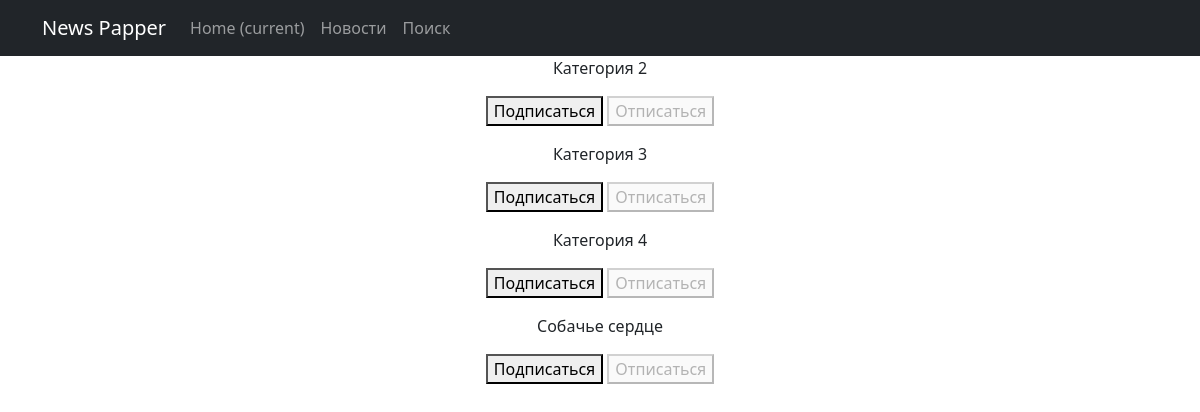
The page /subscriptions/ (signed in) on the database as committed earlier.
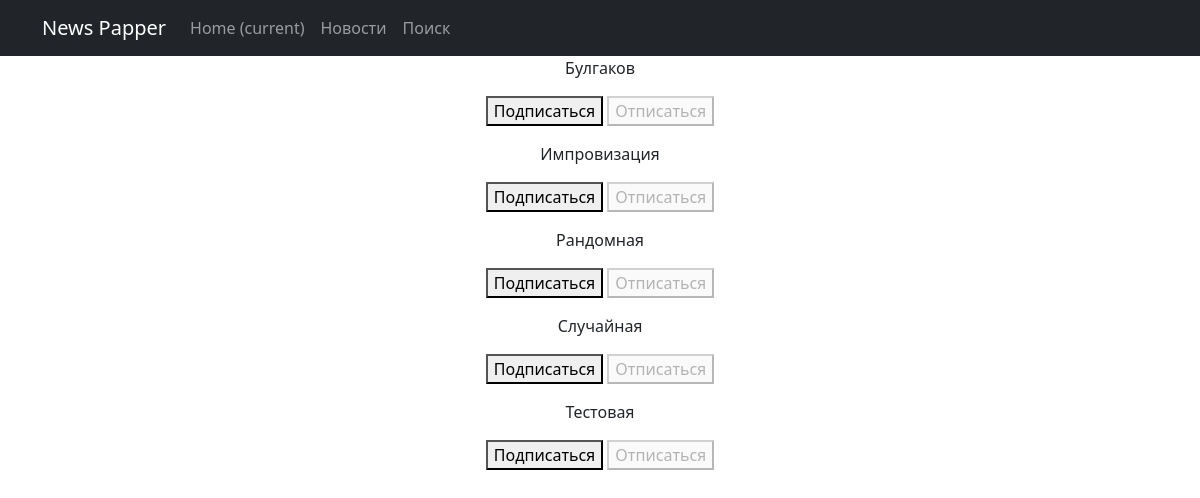
The same page on the database as committed later.
### news/models.py (models this page shows, shortened)
class Category(models.Model):
    name = models.CharField(max_length=64, unique=True)

### news/views.py (the view, shortened to what this page needs)
# urls.py: path('subscriptions/', subscriptions, name='subscriptions'),
@login_required
@csrf_protect
def subscriptions(request):
    categories_with_subscriptions = Category.objects.annotate(
        user_subscribed=Exists(
            Subscriber.objects.filter(
                user=request.user,
                category=OuterRef('pk'),
            )
        )
    ).order_by('name')
    return render(
        request,
        'subscribers.html',
        {'categories': categories_with_subscriptions},
    )

### templates/subscribers.html (shortened to what this page needs)
{% extends 'flatpages/default.html' %}
{% block content %}
    {% for category in categories  %}
        <p>
            {{ category.name }}
            <form method="post">
                {% if category.user_subscribed %}
                    <button disabled>Подписаться</button>
                    <button name="action" value="unsubscribe">Отписаться</button>
                {% else %}
                    <button name="action" value="subscribe">Подписаться</button>
                    <button disabled>Отписаться</button>
                {% endif %}
            </form>
        </p>
    {% endfor %}
{% endblock content %}

### templates/flatpages/default.html (shortened to what this page needs)
<!DOCTYPE html>
<html lang="en">
    <head>
        {% load static %}
        <link href="{% static 'css/styles.css' %}" rel="stylesheet" />
    </head>
    <body>
        <nav class="navbar navbar-expand-lg navbar-dark bg-dark static-top">
            <div class="container">
                <a class="navbar-brand" href="#">News Papper</a>
                <div class="collapse navbar-collapse" id="navbarResponsive">
                    <ul class="navbar-nav ml-auto">
                        <li class="nav-item active">
                            <a class="nav-link" href="#">Home
                                <span class="sr-only">(current)</span>
                            </a>
                        </li>
                        <li class="nav-item">
                            <a class="nav-link" href="/news/">Новости</a>
                        </li>
                        <li class="nav-item">
                            <a class="nav-link" href="/news/search/">Поиск</a>
                    </ul>
                </div>
            </div>
        </nav>
        <div class="container">
            <div class="row">
                <div class="col-lg-12 text-center">
                    {% block content %}{% endblock content %}
                </div>
            </div>
        </div>
    </body>
</html>

Rows that differ between the two databases and show on the page:
changed Category: name "Собачье сердце" → "Булгаков"; moves up the list
changed Category: name "Категория 2" → "Импровизация"
changed Category: name "Категория 4" → "Рандомная"; moves down the list
changed Category: name "Категория 3" → "Случайная"
added Category: name "Тестовая", shows "Подписаться"
